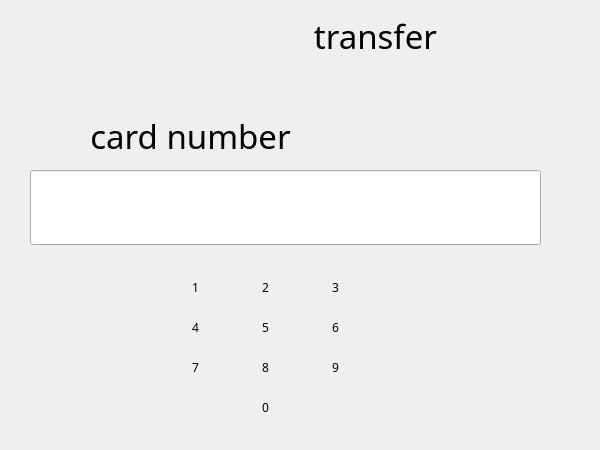
<?xml version="1.0" encoding="UTF-8"?>
<ui version="4.0">
 <class>Form</class>
 <widget class="QWidget" name="Form">
  <property name="geometry">
   <rect>
    <x>0</x>
    <y>0</y>
    <width>600</width>
    <height>450</height>
   </rect>
  </property>
  <property name="windowTitle">
   <string>Form</string>
  </property>
  <property name="styleSheet">
   <string notr="true">#Form{
background-image: url(:/Resources/background.png);
}</string>
  </property>
  <widget class="QLineEdit" name="lineEdit">
   <property name="geometry">
    <rect>
     <x>30</x>
     <y>170</y>
     <width>511</width>
     <height>75</height>
    </rect>
   </property>
   <property name="styleSheet">
    <string notr="true">#lineEdit
{
background-image: url(:/Resources/lineInLong.png);
}</string>
   </property>
  </widget>
  <widget class="QLabel" name="action">
   <property name="geometry">
    <rect>
     <x>30</x>
     <y>110</y>
     <width>321</width>
     <height>51</height>
    </rect>
   </property>
   <property name="font">
    <font>
     <family>KenVector Future</family>
     <pointsize>25</pointsize>
     <underline>false</underline>
     <strikeout>false</strikeout>
    </font>
   </property>
   <property name="styleSheet">
    <string notr="true">#action{
background: none;
text-align:center;
}</string>
   </property>
   <property name="text">
    <string>card number</string>
   </property>
   <property name="alignment">
    <set>Qt::AlignCenter</set>
   </property>
  </widget>
  <widget class="QPushButton" name="cancelButt">
   <property name="geometry">
    <rect>
     <x>390</x>
     <y>370</y>
     <width>215</width>
     <height>79</height>
    </rect>
   </property>
   <property name="styleSheet">
    <string notr="true">#cancelButt {
background-image: url(:Resources/cancel.png);
border: none;
}
#cancelButt:pressed
{
   background-image: url(:Resources/cancelP.png);
  border: none;
}</string>
   </property>
   <property name="text">
    <string/>
   </property>
   <property name="iconSize">
    <size>
     <width>219</width>
     <height>79</height>
    </size>
   </property>
  </widget>
  <widget class="QLabel" name="window_2">
   <property name="geometry">
    <rect>
     <x>160</x>
     <y>20</y>
     <width>431</width>
     <height>31</height>
    </rect>
   </property>
   <property name="font">
    <font>
     <family>KenVector Future</family>
     <pointsize>25</pointsize>
     <underline>false</underline>
     <strikeout>false</strikeout>
    </font>
   </property>
   <property name="text">
    <string>transfer</string>
   </property>
   <property name="alignment">
    <set>Qt::AlignCenter</set>
   </property>
  </widget>
  <widget class="QPushButton" name="pushButton_6">
   <property name="geometry">
    <rect>
     <x>310</x>
     <y>310</y>
     <width>51</width>
     <height>35</height>
    </rect>
   </property>
   <property name="font">
    <font>
     <family>KenVector Future</family>
    </font>
   </property>
   <property name="styleSheet">
    <string notr="true">#pushButton_6 {
background-image: url(:Resources/padButtonShort.png);
border: none;
}
#pushButton_6:pressed
{
background-image: url(:Resources/padButtonShortP.png);
border: none;
}
</string>
   </property>
   <property name="text">
    <string>6</string>
   </property>
  </widget>
  <widget class="QPushButton" name="pushButton_7">
   <property name="geometry">
    <rect>
     <x>170</x>
     <y>350</y>
     <width>51</width>
     <height>35</height>
    </rect>
   </property>
   <property name="font">
    <font>
     <family>KenVector Future</family>
    </font>
   </property>
   <property name="styleSheet">
    <string notr="true">#pushButton_7 {
background-image: url(:Resources/padButtonShort.png);
border: none;
}
#pushButton_7:pressed
{
background-image: url(:Resources/padButtonShortP.png);
border: none;
}
</string>
   </property>
   <property name="text">
    <string>7</string>
   </property>
  </widget>
  <widget class="QPushButton" name="pushButton_0">
   <property name="geometry">
    <rect>
     <x>240</x>
     <y>390</y>
     <width>51</width>
     <height>35</height>
    </rect>
   </property>
   <property name="font">
    <font>
     <family>KenVector Future</family>
    </font>
   </property>
   <property name="styleSheet">
    <string notr="true">#pushButton_0 {
background-image: url(:Resources/padButtonShort.png);
border: none;
}
#pushButton_0:pressed
{
background-image: url(:Resources/padButtonShortP.png);
border: none;
}
</string>
   </property>
   <property name="text">
    <string>0</string>
   </property>
  </widget>
  <widget class="QPushButton" name="eraseAct">
   <property name="geometry">
    <rect>
     <x>390</x>
     <y>310</y>
     <width>71</width>
     <height>35</height>
    </rect>
   </property>
   <property name="styleSheet">
    <string notr="true">#eraseAct{
background-image: url(:/Resources/eraseAct.png);
border: none;
}
#eraseAct:pressed{
background-image: url(:/Resources/eraseActP.png);
border: none;
}</string>
   </property>
   <property name="text">
    <string/>
   </property>
   <property name="iconSize">
    <size>
     <width>71</width>
     <height>35</height>
    </size>
   </property>
  </widget>
  <widget class="QPushButton" name="pushButton_left">
   <property name="geometry">
    <rect>
     <x>170</x>
     <y>390</y>
     <width>51</width>
     <height>35</height>
    </rect>
   </property>
   <property name="font">
    <font>
     <family>KenVector Future</family>
    </font>
   </property>
   <property name="styleSheet">
    <string notr="true">#pushButton_left{
background-image: url(:Resources/padButtonShort.png);
border: none;
}
#pushButton_left:pressed{
background-image: url(:Resources/padButtonShortP.png);
border: none;
}
</string>
   </property>
   <property name="text">
    <string/>
   </property>
  </widget>
  <widget class="QPushButton" name="pushButton_4">
   <property name="geometry">
    <rect>
     <x>170</x>
     <y>310</y>
     <width>51</width>
     <height>35</height>
    </rect>
   </property>
   <property name="font">
    <font>
     <family>KenVector Future</family>
    </font>
   </property>
   <property name="styleSheet">
    <string notr="true">#pushButton_4 {
background-image: url(:Resources/padButtonShort.png);
border: none;
}
#pushButton_4:pressed
{
background-image: url(:Resources/padButtonShortP.png);
border: none;
}
</string>
   </property>
   <property name="text">
    <string>4</string>
   </property>
  </widget>
  <widget class="QPushButton" name="okAct">
   <property name="geometry">
    <rect>
     <x>390</x>
     <y>270</y>
     <width>71</width>
     <height>35</height>
    </rect>
   </property>
   <property name="styleSheet">
    <string notr="true">#okAct
{
background-image: url(:/Resources/okAct.png);
border: none;
}
#okAct:pressed
{
background-image: url(:/Resources/okActP.png);
border: none;
}</string>
   </property>
   <property name="text">
    <string/>
   </property>
   <property name="iconSize">
    <size>
     <width>71</width>
     <height>35</height>
    </size>
   </property>
  </widget>
  <widget class="QPushButton" name="cancelAct">
   <property name="geometry">
    <rect>
     <x>390</x>
     <y>350</y>
     <width>71</width>
     <height>35</height>
    </rect>
   </property>
   <property name="styleSheet">
    <string notr="true">#cancelAct{
background-image: url(:/Resources/cancelAct.png);
border: none;
}
#cancelAct:pressed{
background-image: url(:/Resources/cancelActP.png);
border: none;
}</string>
   </property>
   <property name="text">
    <string/>
   </property>
   <property name="iconSize">
    <size>
     <width>71</width>
     <height>35</height>
    </size>
   </property>
  </widget>
  <widget class="QPushButton" name="pushButton_9">
   <property name="geometry">
    <rect>
     <x>310</x>
     <y>350</y>
     <width>51</width>
     <height>35</height>
    </rect>
   </property>
   <property name="font">
    <font>
     <family>KenVector Future</family>
    </font>
   </property>
   <property name="styleSheet">
    <string notr="true">#pushButton_9 {
background-image: url(:Resources/padButtonShort.png);
border: none;
}
#pushButton_9:pressed
{
background-image: url(:Resources/padButtonShortP.png);
border: none;
}
</string>
   </property>
   <property name="text">
    <string>9</string>
   </property>
  </widget>
  <widget class="QPushButton" name="pushButton_right">
   <property name="geometry">
    <rect>
     <x>310</x>
     <y>390</y>
     <width>51</width>
     <height>35</height>
    </rect>
   </property>
   <property name="font">
    <font>
     <family>KenVector Future</family>
    </font>
   </property>
   <property name="styleSheet">
    <string notr="true">#pushButton_right{
background-image: url(:Resources/padButtonShort.png);
border: none;
}
#pushButton_right:pressed{
background-image: url(:Resources/padButtonShortP.png);
border: none;
}

</string>
   </property>
   <property name="text">
    <string/>
   </property>
  </widget>
  <widget class="QPushButton" name="pushButton_8">
   <property name="geometry">
    <rect>
     <x>240</x>
     <y>350</y>
     <width>51</width>
     <height>35</height>
    </rect>
   </property>
   <property name="font">
    <font>
     <family>KenVector Future</family>
    </font>
   </property>
   <property name="styleSheet">
    <string notr="true">#pushButton_8 {
background-image: url(:Resources/padButtonShort.png);
border: none;
}
#pushButton_8:pressed
{
background-image: url(:Resources/padButtonShortP.png);
border: none;
}
</string>
   </property>
   <property name="text">
    <string>8</string>
   </property>
  </widget>
  <widget class="QPushButton" name="pushButton_1">
   <property name="geometry">
    <rect>
     <x>170</x>
     <y>270</y>
     <width>51</width>
     <height>35</height>
    </rect>
   </property>
   <property name="font">
    <font>
     <family>KenVector Future</family>
    </font>
   </property>
   <property name="styleSheet">
    <string notr="true">#pushButton_1 {
background-image: url(:Resources/padButtonShort.png);
border: none;
}
#pushButton_1:pressed
{
background-image: url(:Resources/padButtonShortP.png);
border: none;
}
</string>
   </property>
   <property name="text">
    <string>1</string>
   </property>
  </widget>
  <widget class="QPushButton" name="pushButton_2">
   <property name="geometry">
    <rect>
     <x>240</x>
     <y>270</y>
     <width>51</width>
     <height>35</height>
    </rect>
   </property>
   <property name="font">
    <font>
     <family>KenVector Future</family>
    </font>
   </property>
   <property name="styleSheet">
    <string notr="true">#pushButton_2 {
background-image: url(:Resources/padButtonShort.png);
border: none;
}
#pushButton_2:pressed
{
background-image: url(:Resources/padButtonShortP.png);
border: none;
}
</string>
   </property>
   <property name="text">
    <string>2</string>
   </property>
  </widget>
  <widget class="QPushButton" name="pushButton_5">
   <property name="geometry">
    <rect>
     <x>240</x>
     <y>310</y>
     <width>51</width>
     <height>35</height>
    </rect>
   </property>
   <property name="font">
    <font>
     <family>KenVector Future</family>
    </font>
   </property>
   <property name="styleSheet">
    <string notr="true">#pushButton_5 {
background-image: url(:Resources/padButtonShort.png);
border: none;
}
#pushButton_5:pressed
{
background-image: url(:Resources/padButtonShortP.png);
border: none;
}
</string>
   </property>
   <property name="text">
    <string>5</string>
   </property>
  </widget>
  <widget class="QPushButton" name="pushButton_3">
   <property name="geometry">
    <rect>
     <x>310</x>
     <y>270</y>
     <width>51</width>
     <height>35</height>
    </rect>
   </property>
   <property name="font">
    <font>
     <family>KenVector Future</family>
    </font>
   </property>
   <property name="styleSheet">
    <string notr="true">#pushButton_3 {
background-image: url(:Resources/padButtonShort.png);
border: none;
}
#pushButton_3:pressed
{
background-image: url(:Resources/padButtonShortP.png);
border: none;
}
</string>
   </property>
   <property name="text">
    <string>3</string>
   </property>
  </widget>
 </widget>
 <resources/>
 <connections/>
</ui>
